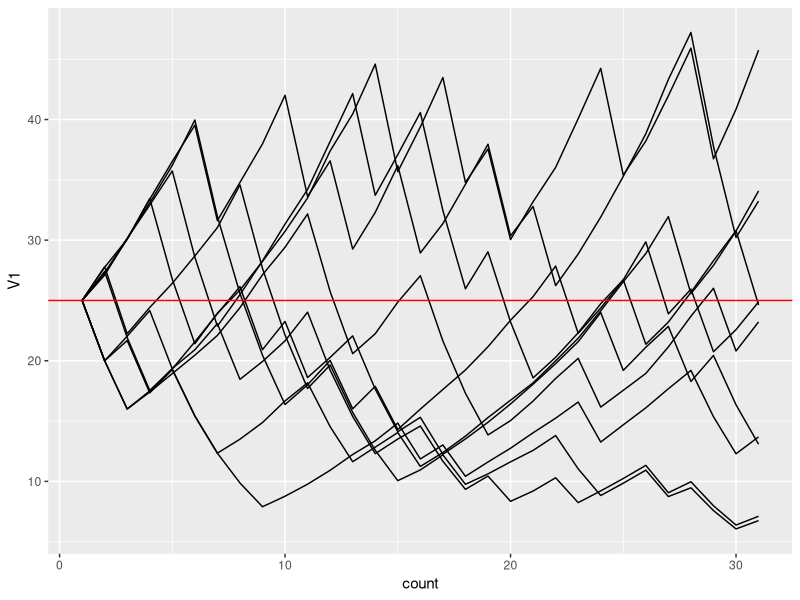
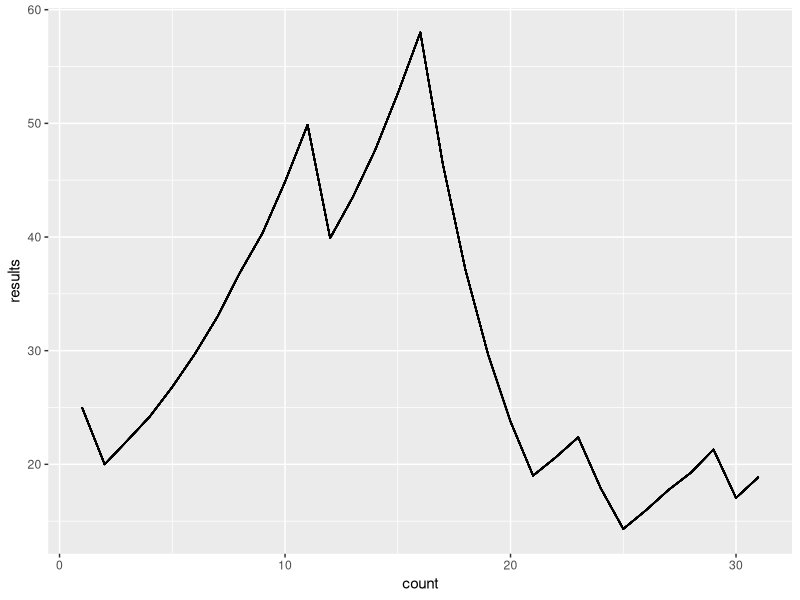
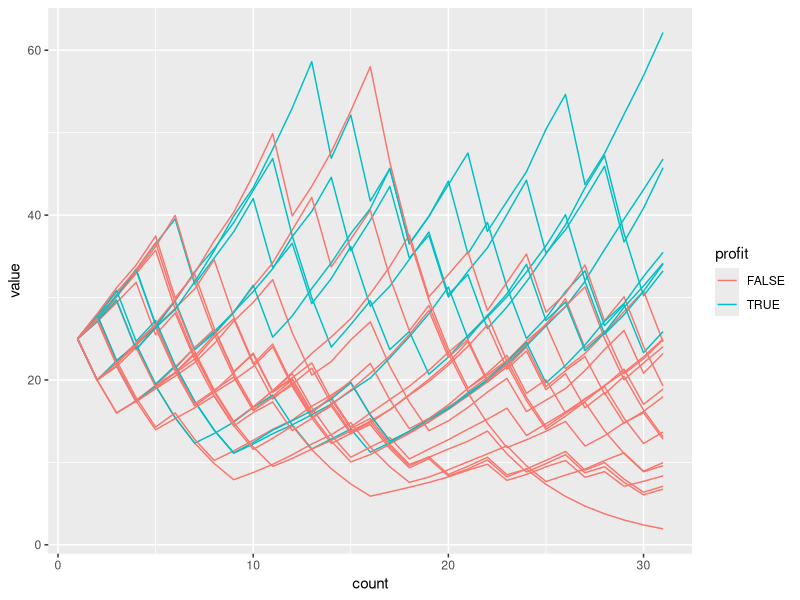
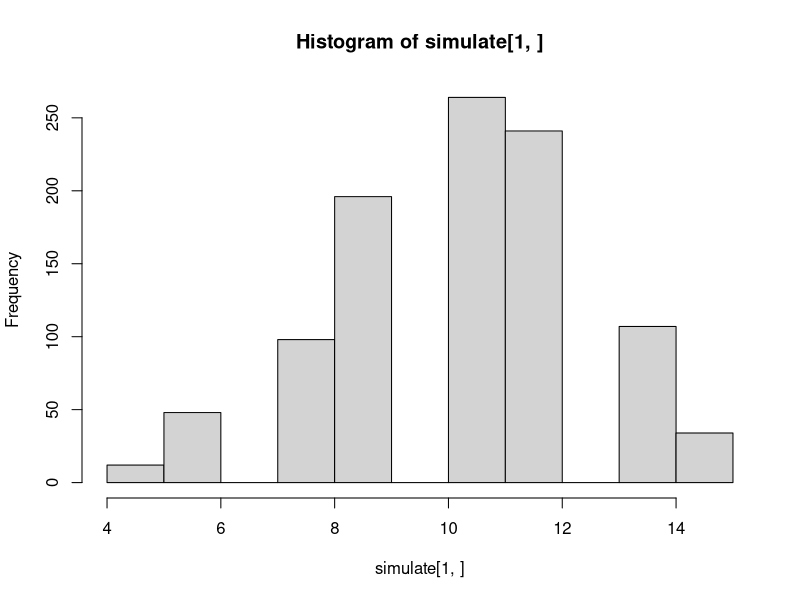

Generate these figures, in order, with R:
# Load in the relevant packages
library(tidyverse)
library(reshape2)

simulator <- function(starting_bank = 10, 
                      n_bet = 20, 
                      stake_proportion = 0.25, 
                      odds_range = c(1.6, 1.8), 
                      win_perc = 50){
  # Loop through n_bet and simulate the result
  bank = starting_bank;
  bank_tracker = c(bank)
  
  for(i in 1:n_bet) {
    # Pick a random odd between the range defined
    odds <- sample(seq(odds_range[1], odds_range[2], 0.01), 1)
    chance <- sample(1:100, 1)
    
    # Did they win that particular bet? 
    if(chance <= win_perc){
      bank = round((bank * (1 - stake_proportion)) + (bank * stake_proportion * odds), 2)
      stake <- bank * stake_proportion
      winnings <- (bank * stake_proportion * odds)
      print(paste("Won bet ", i, ": ", bank, sep = "" ))
    } else {
      bank = round(bank * (1 - stake_proportion), 2)
      print(paste("Lost bet ", i, ": ", bank, sep = "" ))
    }
    bank_tracker = c(bank_tracker,  bank)
  }
  return(bank_tracker)
}


# Set up multiple trials 
perms <- 30
trials <- 25
results_frame <- matrix(ncol = trials, nrow = (perms + 1))

for(i in 1:trials){
  results <- unlist(simulator(starting_bank = 25, n_bet = perms, stake_proportion = 0.20, odds_range = c(1.4, 1.6), win_perc = 70))
  results_frame[,i] <- results
}
results_frame

new_results <- as.data.frame(results_frame)
new_results[,"count"] <- seq(1:(perms+1))

ggplot(data = new_results, aes(x=count)) + geom_line(aes(y=V1)) + geom_line(aes(y=V2)) + geom_line(aes(y=V3)) + geom_line(aes(y=V4)) + geom_line(aes(y=V5)) + geom_line(aes(y=V6)) + geom_line(aes(y=V7)) + geom_line(aes(y=V8)) + geom_line(aes(y=V9)) + geom_line(aes(y=V10)) + 
  geom_hline(yintercept = 25, colour = "red")
new_results[,1]
p <- ggplot()
for(i in 1:25){
  results <- new_results[,i]
  p <- p + geom_line(data = new_results, aes(x = count, y=results))
}
p


long_results <- melt(new_results, id.vars = "count")


profitable <- long_results %>% filter(count == 31) %>% mutate(profit = value > 25) %>% filter(profit == TRUE) %>% select(variable)
test_results <- long_results %>% mutate(profit = variable %in% profitable$variable)

ggplot(data = test_results) + geom_line(aes(x=count, y=value, group=variable, colour=profit))

outcomes <- c("Win", "Lose")
sample(outcomes, replace = TRUE, prob = c(.7, .3), size = 25)

probability_matrix = data.frame(EVENT = c("Win", "Lose"), PROBABILITY = c(.7,.3), PAYOUT = c(1.5, 0))
simulate <- rmultinom(prob = probability_matrix$PROBABILITY, n = 1000, size = 10)*probability_matrix$PAYOUT
table(apply(simulate, sum, MARGIN = 2) > 10)
hist(simulate[1,])
